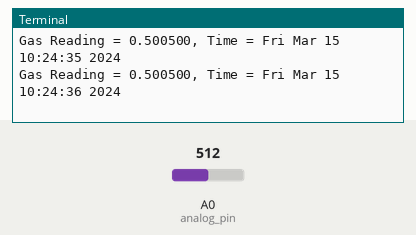
This program was run on a simulated Arduino board driven over Firmata from a computer. Parts: the last lines printed to the terminal. Inputs (shaded band) come from the test bench; at power-on: A0 (analog_pin) = 512 (analog values on the 0–1023 scale). The clock reads 2024-03-15 10:24:30 at power-on unless the program sets it; databases and web services accept everything at once and return nothing.

Above: at 6.2 s.
6.3 s: A0 (analog_pin) set to 716
At 7.6 s:
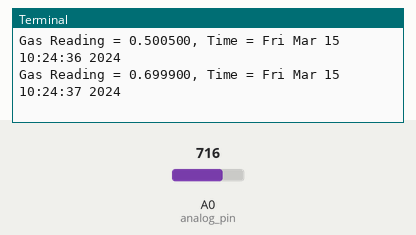
7.8 s: A0 (analog_pin) set to 900
At 8.8 s:
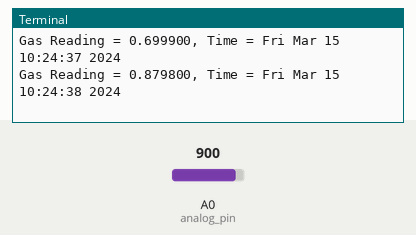
Timing chart, 0 to 10.8 s (numbered marks = the images above; inputs shaded):
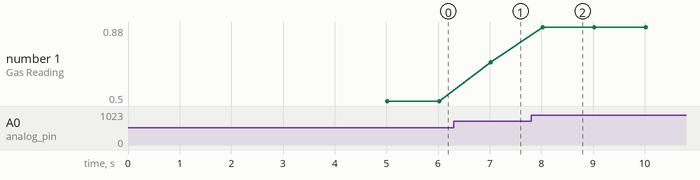

The program:

AirQualityReading.py
```python
import pyfirmata #Importing the module for establishing the firmata protocol
import time      #Importing the module for sleep
import MySQLdb   #Importing the module for sending the sensor readings to database


#Creating a variable called conn which basically connects to the desired Host Pc's database
#We need to carefully write the IP address, username and password as well as the database name

conn = MySQLdb.connect(host="192.168.1.100",
		       user="root",
		       passwd="",
		       db="projectsensorreading")

#We need to select the proper serial output port, in this case ACM0 of the raspberry pi

board = pyfirmata.Arduino('/dev/ttyACM0')

#Designating the nature of the pin (analog or digital) as well as the pin number of the Arduino
#For Air Quality Sensor we actually selected the Analog pin A0

analog_pin = board.get_pin('a:0:i')

#Start iterating the sensor values

it = pyfirmata.util.Iterator(board)
it.start()

#Enable reporting of the analog pin

analog_pin.enable_reporting()

#initiate a MySQL db function called cursor()

x = conn.cursor()


#initializing the variable readingFloat

readingFloat = float(0)

#Setting the While loop to True so that it repeats looping till execution of the script

while True:

    reading = analog_pin.read()

    #Providing a time stamp for each reading that is being sent to the database

    timeStamp = time.ctime()
    if reading != None:


        print("Gas Reading = %f, Time = %s" % (reading , timeStamp))
        time.sleep(1)                   #setting sleep value for 1 second
        readingFloat = float(reading)


    #Providing the necessary database name as well as the Column names

    query = """insert into `airqualityreading`(TimeStamp,Reading) values('%s',%f)""" % (timeStamp,readingFloat)

    #Executing a query

    x.execute(query)

    #committing the connection

    conn.commit()
```

Measured:
- after the input at 6.3 s, the terminal: prints a new line after 0.72 s (image 1)
- after the input at 7.8 s, the terminal: prints a new line after 0.22 s (image 2)
- plotted number 1: 0.5 → 0.7 after the input at 6.3 s, 0.7 → 0.88 after the input at 7.8 s
